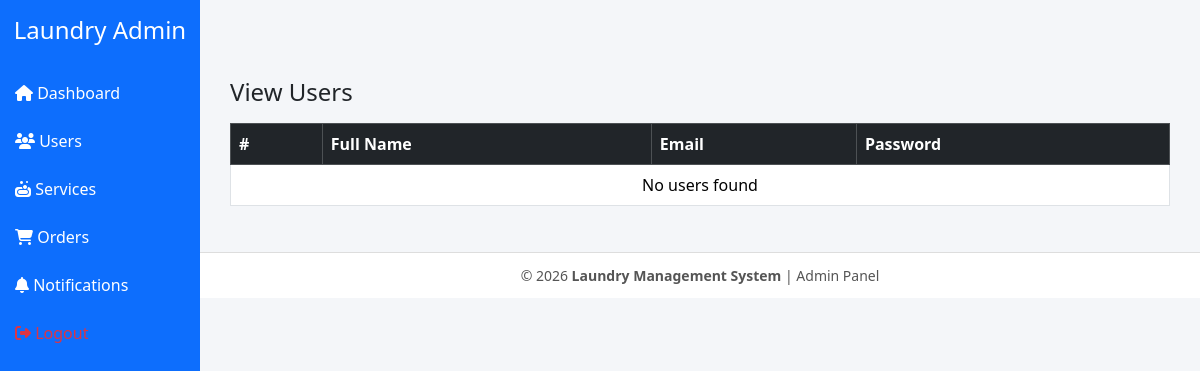
The app's page /Admin_Panel/view_user/, older data.
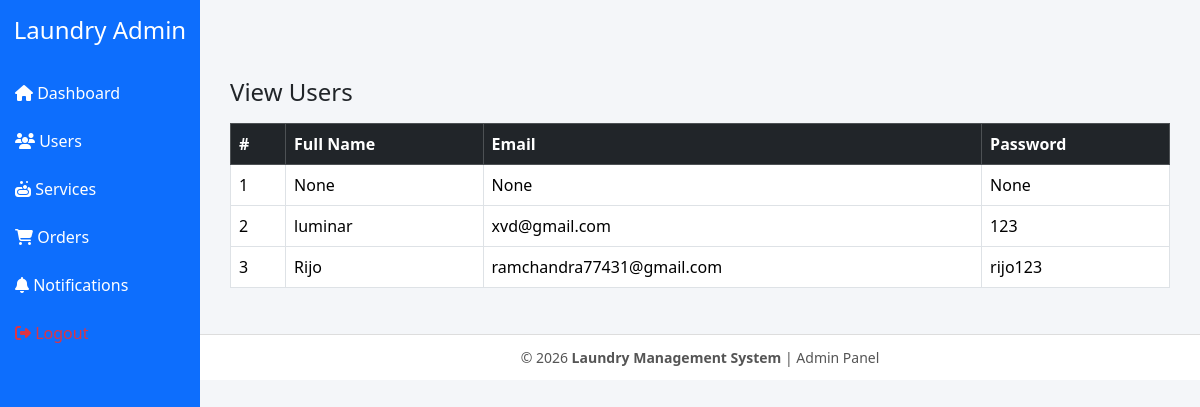
The same page, newer data.
### User_Web/models.py (models this page shows)
class UserRegistration_db(models.Model):
    username=models.CharField(max_length=50,null=True,blank=True)
    email=models.EmailField(max_length=50,null=True,blank=True)
    password=models.CharField(max_length=50,null=True,blank=True)
    conf_password=models.CharField(max_length=50,null=True,blank=True)

### Admin_Panel/views.py (the view)
# urls.py: path('view_user/', views.view_user, name='view_user'),
def view_user(request):
    users=UserRegistration_db.objects.all()
    return render(request, 'view_user.html',
                  {'users':users})

### Admin_Panel/templates/view_user.html
{% extends 'base.html' %}
{% block content %}
<div class="container mt-4">
    <h4 class="mb-3">View Users</h4>
    <table class="table table-bordered table-hover">
        <thead class="table-dark">
        <tr>
            <th>#</th>
            <th>Full Name</th>
            <th>Email</th>
            <th>Password</th>
        </tr>
        </thead>
        <tbody>
        {% for user in users %}
        <tr>
            <td>{{ forloop.counter }}</td>
            <td>{{ user.username }}</td>
            <td>{{ user.email }}</td>
            <td>{{ user.password }}</td>
        </tr>
        {% empty %}
        <tr>
            <td colspan="7" class="text-center">No users found</td>
        </tr>
        {% endfor %}
        </tbody>
    </table>
</div>
{% endblock %}

Row changes from the older to the newer data that the page shows:
added UserRegistration_db: username "None", email "None", password "None"
added UserRegistration_db: username "luminar", email "xvd@gmail.com", password "123"
added UserRegistration_db: username "Rijo", email "ramchandra77431@gmail.com", password "rijo123"
Text that changed along with them:
text no longer shown: "No users found"
